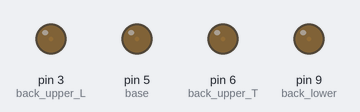
The sketch below on a simulated Arduino Uno, built with avr-gcc and run on an emulated ATmega328P. Parts: output pins drawn as LEDs (lit = HIGH). What the sketch prints to the serial monitor is not drawn.

Above: at 0.05 s.
At 1.7 s:
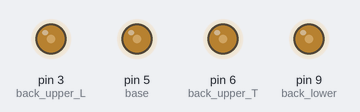
At 2.65 s:
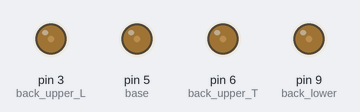
Timing chart, 0 to 8.7 s (numbered marks = the images above):
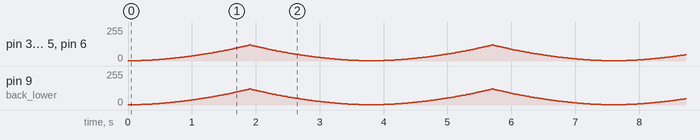

The sketch:

cpuLED.ino
```cpp
void setup()
{
  Serial.begin(9600);
  pinMode(3, OUTPUT); //back upper L
  pinMode(5, OUTPUT); //base
  pinMode(6, OUTPUT); //back upper T
  pinMode(9, OUTPUT); //back lower

  setPwmFrequency(3, 32);
  setPwmFrequency(5, 8);
  setPwmFrequency(6, 8);
  setPwmFrequency(9, 8);

  Serial.print("CPU_LED\n");
}


void setPwmFrequency(int pin, int divisor)
{
  byte mode;
  if(pin == 5 || pin == 6 || pin == 9 || pin == 10)
  {
    switch(divisor)
    {
      case 1: mode = 0x01; break;
      case 8: mode = 0x02; break;
      case 64: mode = 0x03; break;
      case 256: mode = 0x04; break;
      case 1024: mode = 0x05; break;
      default: return;
    }
    if(pin == 5 || pin == 6)
    {
      TCCR0B = TCCR0B & 0b11111000 | mode;
    }
    else
    {
      TCCR1B = TCCR1B & 0b11111000 | mode;
    }
  }
  else if(pin == 3 || pin == 11)
  {
    switch(divisor)
    {
      case 1: mode = 0x01; break;
      case 8: mode = 0x02; break;
      case 32: mode = 0x03; break;
      case 64: mode = 0x04; break;
      case 128: mode = 0x05; break;
      case 256: mode = 0x06; break;
      case 1024: mode = 0x7; break;
      default: return;
    }
    TCCR2B = TCCR2B & 0b11111000 | mode;
  }
}


void loop()
{
  if(Serial.available()) { Serial.print("CPU_LED\n"); }
  while(Serial.available()) { Serial.read(); }

  for(int i = 9; i < 211; i += 1)
  {
    int k = i < 110 ? i : 220 - i;
    if(k < 10) { k = 10; }

    analogWrite(3, k*k/100);
    analogWrite(5, k*k/100);
    analogWrite(6, k*k/100);
    analogWrite(9, k*k/100);
    delay(150);
  }
}
```
